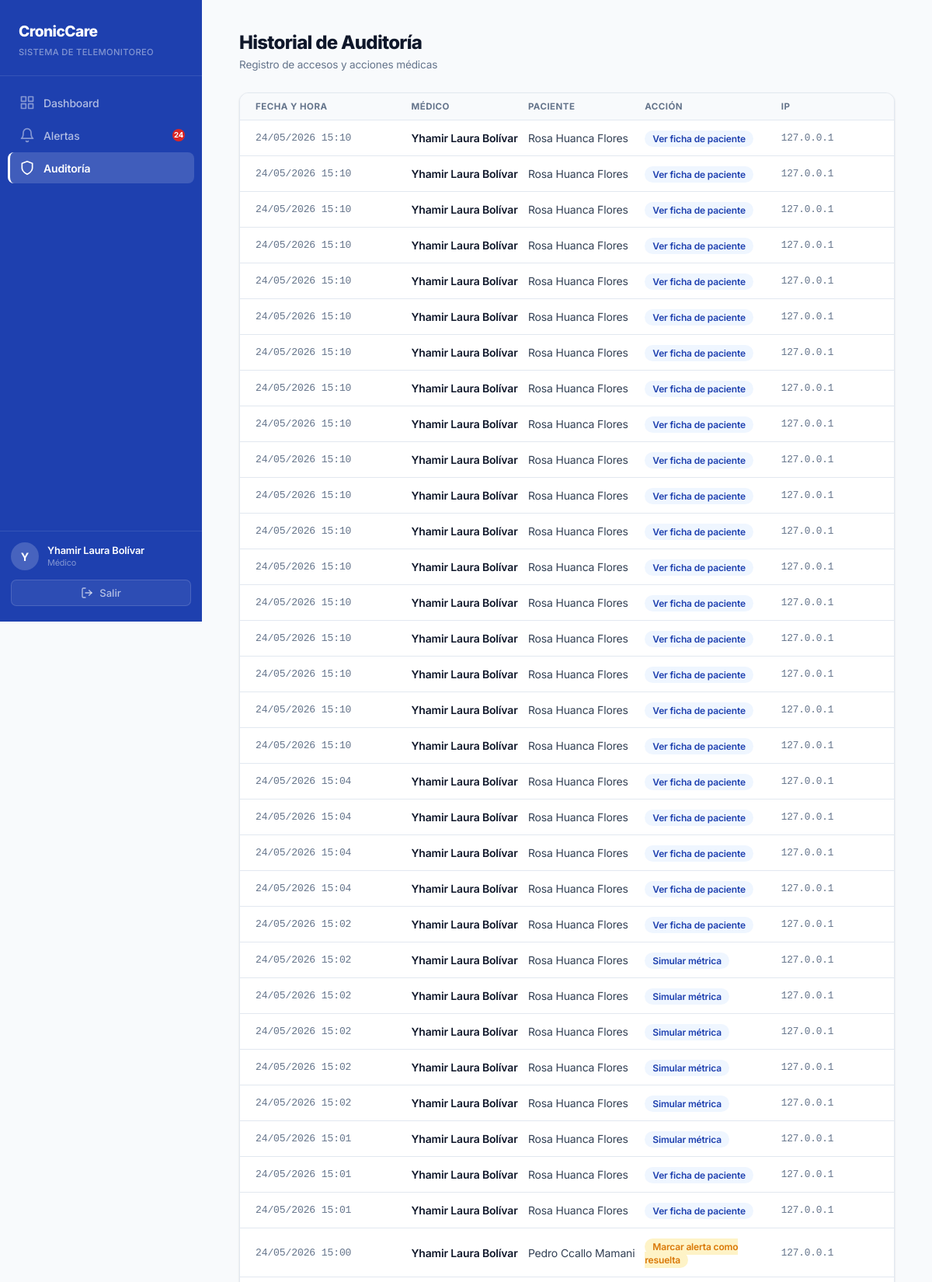
Screenshot of /auditoria/ (signed in, upper part) with the database file from the repository.
### core/models.py (models this page shows, shortened)
class LogAcceso(models.Model):
    ACCIONES = [
        ('ver_paciente',       'Ver ficha de paciente'),
        ('ver_metricas',       'Ver métricas'),
        ('agregar_nota',       'Agregar nota clínica'),
        ('agregar_plan',       'Agregar plan de cuidados'),
        ('eliminar_plan',      'Eliminar plan de cuidados'),
        ('marcar_alerta',      'Marcar alerta como resuelta'),
        ('generar_pdf',        'Generar reporte PDF'),
        ('registrar_paciente', 'Registrar paciente'),
        ('simular_metrica',    'Simular métrica'),
    ]
    medico = models.ForeignKey(
        User,
        on_delete=models.SET_NULL,
        null=True,
        related_name='logs'
    )
    paciente = models.ForeignKey(
        Paciente,
        on_delete=models.SET_NULL,
        null=True,
        blank=True,
        related_name='logs'
    )
    accion      = models.CharField(max_length=30, choices=ACCIONES)
    descripcion = models.TextField(blank=True)
    ip          = models.GenericIPAddressField(null=True, blank=True)
    fecha       = models.DateTimeField(auto_now_add=True)
    class Meta:
        ordering = ['-fecha']

class Paciente(models.Model):
    ENFERMEDADES = [
        ('diabetes_t2', 'Diabetes Tipo 2'),
        ('hipertension', 'Hipertensión Arterial'),
        ('asma', 'Asma'),
    ]
    user = models.OneToOneField(
        User, on_delete=models.SET_NULL,
        null=True, blank=True, related_name='paciente'
    )
    nombre = models.CharField(max_length=100)
    dni = models.CharField(max_length=8, unique=True)
    enfermedad = models.CharField(max_length=100, choices=ENFERMEDADES)
    fecha_registro = models.DateTimeField(auto_now_add=True)

### core/views.py (the view)
# urls.py: path('auditoria/', views.auditoria, name='auditoria'),
@login_required
@medico_required
def auditoria(request):
    logs = LogAcceso.objects.select_related('medico', 'paciente').all()[:100]
    return render(request, 'core/auditoria.html', {'logs': logs})

### core/context_processors.py (called while the page is built)
def alertas_pendientes(request):
    if not request.user.is_authenticated:
        return {
            'total_alertas_pendientes': 0,
            'alertas_recientes': [],
        }
    alertas = Alerta.objects.filter(
        resuelta=False,
        criticidad='critica',
    ).select_related('paciente', 'metrica').order_by('-fecha')
    alertas_data = []
    for alerta in alertas[:3]:
        alertas_data.append({
            'alerta': alerta,
            'valor_str': f"{float(alerta.metrica.valor):.1f}" if alerta.metrica else None,
        })
    return {
        'total_alertas_pendientes': alertas.count(),
        'alertas_recientes': alertas_data,
    }

### core/views.py (called while the page is built)
def es_medico(user):
    return user.groups.filter(name='Medico').exists() or user.is_superuser

### core/templates/core/auditoria.html (shortened to what this page needs)
{% extends 'core/base.html' %}
{% block content %}
<div class="container">
  <div style="margin-bottom: 28px;">
    <h1 style="font-weight: 800; font-size: 1.5rem; letter-spacing: -0.03em; color: var(--text);">
      Historial de Auditoría
    </h1>
    <p style="margin-top: 6px; font-size: 0.85rem; color: var(--muted);">
      Registro de accesos y acciones médicas
    </p>
  </div>
  <div class="card" style="padding: 0; overflow: hidden;">
    <div class="table-header" style="grid-template-columns: 1.6fr 1.2fr 1.2fr 1.4fr 1fr;">
      <div>Fecha y Hora</div>
      <div>Médico</div>
      <div>Paciente</div>
      <div>Acción</div>
      <div>IP</div>
    </div>
    {% for log in logs %}
    <div class="table-row" style="grid-template-columns: 1.6fr 1.2fr 1.2fr 1.4fr 1fr;">
      <div style="color: var(--muted); font-family: monospace; font-size: 0.82rem;">
        {{ log.fecha|date:"d/m/Y H:i" }}
      </div>
      <div style="font-weight: 600; font-size: 0.875rem;">
        {{ log.medico.get_full_name|default:log.medico.username }}
      </div>
      <div style="font-size: 0.875rem; color: var(--text2);">
        {% if log.paciente %}
          {{ log.paciente.nombre }}
        {% else %}
          <span style="color: var(--muted);">—</span>
        {% endif %}
      </div>
      <div>
        {% if log.accion == 'ver_paciente' %}
          <span class="badge-primary">{{ log.get_accion_display }}</span>
        {% elif log.accion == 'agregar_nota' %}
          <span class="badge-ok">{{ log.get_accion_display }}</span>
        {% elif log.accion == 'agregar_plan' %}
          <span class="badge-ok">{{ log.get_accion_display }}</span>
        {% elif log.accion == 'eliminar_plan' %}
          <span class="badge-warning">{{ log.get_accion_display }}</span>
        {% elif log.accion == 'marcar_alerta' %}
          <span class="badge-warning">{{ log.get_accion_display }}</span>
        {% elif log.accion == 'generar_pdf' %}
          <span class="badge-primary">{{ log.get_accion_display }}</span>
        {% elif log.accion == 'registrar_paciente' %}
          <span class="badge-ok">{{ log.get_accion_display }}</span>
        {% elif log.accion == 'simular_metrica' %}
          <span class="badge-primary">{{ log.get_accion_display }}</span>
        {% else %}
          <span class="badge-primary">{{ log.get_accion_display }}</span>
        {% endif %}
      </div>
      <div style="font-family: monospace; font-size: 0.8rem; color: var(--muted);">
        {{ log.ip|default:"—" }}
      </div>
    </div>
    {% empty %}
    <div style="padding: 60px 24px; text-align: center; color: var(--muted); font-size: 0.85rem;">
      No hay registros de auditoría todavía.
    </div>
    {% endfor %}
  </div>
</div>
{% endblock %}

### core/templates/core/base.html (shortened to what this page needs)
<!doctype html>
<html lang="es">
  <head>
  </head>
  <body>
    <aside class="sidebar" id="sidebar">
      <div class="sidebar-header">
        <span class="sidebar-logo">CronicCare</span>
        <span class="sidebar-subtitle">Sistema de Telemonitoreo</span>
      </div>
      <ul class="sidebar-nav">
        <li>
          <a
            href="{% url 'dashboard' %}"
            class="{% if request.resolver_match.url_name == 'dashboard' %}active{% endif %}"
          >
            <svg
              viewBox="0 0 24 24"
              fill="none"
              stroke="currentColor"
              stroke-width="2"
              stroke-linecap="round"
              stroke-linejoin="round"
            >
              <rect x="3" y="3" width="7" height="7" />
              <rect x="14" y="3" width="7" height="7" />
              <rect x="14" y="14" width="7" height="7" />
              <rect x="3" y="14" width="7" height="7" />
            </svg>
            Dashboard
          </a>
        </li>
        <li>
          <a
            href="{% url 'alertas' %}"
            class="{% if request.resolver_match.url_name == 'alertas' %}active{% endif %}"
          >
            <svg
              viewBox="0 0 24 24"
              fill="none"
              stroke="currentColor"
              stroke-width="2"
              stroke-linecap="round"
              stroke-linejoin="round"
            >
              <path d="M18 8A6 6 0 0 0 6 8c0 7-3 9-3 9h18s-3-2-3-9" />
              <path d="M13.73 21a2 2 0 0 1-3.46 0" />
            </svg>
            Alertas
            {% if total_alertas_pendientes > 0 %}
            <span class="nav-badge">{{ total_alertas_pendientes }}</span>
            {% endif %}
          </a>
        </li>
        {% if request.user.is_superuser or request.user.groups.all %}
        <li>
          <a
            href="{% url 'auditoria' %}"
            class="{% if request.resolver_match.url_name == 'auditoria' %}active{% endif %}"
          >
            <svg
              viewBox="0 0 24 24"
              fill="none"
              stroke="currentColor"
              stroke-width="2"
              stroke-linecap="round"
              stroke-linejoin="round"
            >
              <path d="M12 22s8-4 8-10V5l-8-3-8 3v7c0 6 8 10 8 10z" />
            </svg>
            Auditoría
          </a>
        </li>
        {% endif %}
      </ul>
      <div class="sidebar-footer">
        <div class="sidebar-user">
          <div class="user-avatar">
            {{ request.user.get_full_name|default:request.user.username|slice:":1" }}
          </div>
          <div class="user-info">
            <div class="user-name">
              <a href="{% url 'perfil_medico' %}" style="text-decoration: none; color: inherit;">
                {{ request.user.get_full_name|default:request.user.username }}
              </a>
            </div>
            <div class="user-role">
              {% if request.user.is_superuser %}Admin{% else %}Médico{% endif %}
            </div>
          </div>
        </div>
        <form method="POST" action="{% url 'logout' %}" style="margin: 0">
          <button type="submit" class="btn-logout">
            <svg
              width="16"
              height="16"
              viewBox="0 0 24 24"
              fill="none"
              stroke="currentColor"
              stroke-width="2"
              stroke-linecap="round"
              stroke-linejoin="round"
            >
              <path d="M9 21H5a2 2 0 0 1-2-2V5a2 2 0 0 1 2-2h4" />
              <polyline points="16 17 21 12 16 7" />
              <line x1="21" y1="12" x2="9" y2="12" />
            </svg>
            Salir
          </button>
        </form>
      </div>
    </aside>
    <main class="main-content">{% block content %}{% endblock %}</main>
  </body>
</html>

### core/templates/core/base.html (style rules this page uses)
:root { --bg: #f8fafc; --surface: #ffffff; --primary: #1e40af; --primary2: #1d4ed8; --primary-light: #eff6ff; --text: #0f172a; --text2: #334155; --muted: #64748b; --border: #e2e8f0; --ok: #16a34a; --ok-light: #dcfce7; --alert: #dc2626; --alert-light: #fee2e2; --warning: #d97706; --warning-light: #fef3c7; --shadow: 0 1px 3px rgba(0, 0, 0, 0.08), 0 1px 2px rgba(0, 0, 0, 0.06); --shadow-md: 0 4px 6px rgba(0, 0, 0, 0.07), 0 2px 4px rgba(0, 0, 0, 0.06); --sidebar-w: 260px; }
* { box-sizing: border-box; margin: 0; padding: 0; }
body { font-family: "Inter", sans-serif; background: var(--bg); color: var(--text); letter-spacing: -0.01em; display: grid; grid-template-columns: var(--sidebar-w) 1fr; min-height: 100vh; }
.sidebar { position: fixed; top: 0; left: 0; width: var(--sidebar-w); height: 100vh; background: var(--primary); display: flex; flex-direction: column; z-index: 100; overflow-y: auto; }
.sidebar-header { padding: 28px 24px 22px; border-bottom: 1px solid rgba(255, 255, 255, 0.1); flex-shrink: 0; }
.sidebar-logo { font-size: 1.2rem; font-weight: 800; color: #ffffff; letter-spacing: -0.03em; text-decoration: none; display: block; margin-bottom: 3px; }
.sidebar-subtitle { font-size: 0.7rem; color: rgba(255, 255, 255, 0.45); font-weight: 500; letter-spacing: 0.03em; text-transform: uppercase; }
.sidebar-nav { flex: 1; padding: 14px 10px; list-style: none; display: flex; flex-direction: column; gap: 2px; }
.sidebar-nav a { display: flex; align-items: center; gap: 11px; padding: 10px 12px; border-radius: 8px; font-size: 0.875rem; font-weight: 500; color: rgba(255, 255, 255, 0.65); text-decoration: none; transition: background 0.15s, color 0.15s; border-left: 3px solid transparent; }
.sidebar-nav a.active { background: rgba(255, 255, 255, 0.15); color: #ffffff; border-left-color: #ffffff; font-weight: 600; }
.sidebar-nav a.active svg { opacity: 1; }
.sidebar-nav svg { flex-shrink: 0; opacity: 0.7; width: 20px; height: 20px; }
.nav-badge { display: inline-flex; align-items: center; justify-content: center; background: var(--alert); color: white; font-size: 0.6rem; font-weight: 700; width: 16px; height: 16px; border-radius: 50%; margin-left: auto; line-height: 1; flex-shrink: 0; }
.sidebar-footer { padding: 14px 14px 20px; border-top: 1px solid rgba(255, 255, 255, 0.1); flex-shrink: 0; }
.sidebar-user { display: flex; align-items: center; gap: 11px; margin-bottom: 12px; }
.user-avatar { width: 36px; height: 36px; border-radius: 50%; background: rgba(255, 255, 255, 0.18); display: flex; align-items: center; justify-content: center; font-size: 0.9rem; font-weight: 700; color: #ffffff; flex-shrink: 0; text-transform: uppercase; }
.user-info { overflow: hidden; }
.user-name { font-size: 0.8rem; font-weight: 600; color: #ffffff; white-space: nowrap; overflow: hidden; text-overflow: ellipsis; }
.user-role { font-size: 0.68rem; color: rgba(255, 255, 255, 0.45); margin-top: 1px; }
.btn-logout { display: flex; align-items: center; justify-content: center; gap: 8px; width: 100%; padding: 8px 12px; background: rgba(255, 255, 255, 0.07); border: 1px solid rgba(255, 255, 255, 0.14); border-radius: 7px; color: rgba(255, 255, 255, 0.65); font-family: "Inter", sans-serif; font-size: 0.82rem; font-weight: 500; cursor: pointer; transition: background 0.15s, color 0.15s; }
.main-content { grid-column: 2; min-height: 100vh; background: var(--bg); }
.container { padding: 40px 48px; max-width: 1400px; margin: 0 auto; }
.card { background: var(--surface); border-radius: 12px; border: 1px solid var(--border); padding: 24px; box-shadow: var(--shadow); }
.badge-warning { background: var(--warning-light); color: var(--warning); padding: 3px 10px; border-radius: 20px; font-size: 0.75rem; font-weight: 600; }
.badge-primary { background: var(--primary-light); color: var(--primary); padding: 3px 10px; border-radius: 20px; font-size: 0.75rem; font-weight: 600; }
.table-header { display: grid; padding: 10px 20px; font-size: 0.72rem; font-weight: 700; color: var(--muted); text-transform: uppercase; letter-spacing: 0.04em; background: var(--bg); border-bottom: 1px solid var(--border); }
.table-row { display: grid; padding: 14px 20px; align-items: center; border-bottom: 1px solid var(--border); transition: background 0.15s; font-size: 0.875rem; }

### rows the page displays
LogAcceso: fecha "24/05/2026 15:10", medico.get_full_name "Yhamir Laura Bolívar", paciente.nombre "Rosa Huanca Flores", accion "Ver ficha de paciente", ip "127.0.0.1"
LogAcceso: fecha "24/05/2026 15:10", medico.get_full_name "Yhamir Laura Bolívar", paciente.nombre "Rosa Huanca Flores", accion "Ver ficha de paciente", ip "127.0.0.1"
LogAcceso: fecha "24/05/2026 15:10", medico.get_full_name "Yhamir Laura Bolívar", paciente.nombre "Rosa Huanca Flores", accion "Ver ficha de paciente", ip "127.0.0.1"
LogAcceso: fecha "24/05/2026 15:10", medico.get_full_name "Yhamir Laura Bolívar", paciente.nombre "Rosa Huanca Flores", accion "Ver ficha de paciente", ip "127.0.0.1"
LogAcceso: fecha "24/05/2026 15:10", medico.get_full_name "Yhamir Laura Bolívar", paciente.nombre "Rosa Huanca Flores", accion "Ver ficha de paciente", ip "127.0.0.1"
LogAcceso: fecha "24/05/2026 15:10", medico.get_full_name "Yhamir Laura Bolívar", paciente.nombre "Rosa Huanca Flores", accion "Ver ficha de paciente", ip "127.0.0.1"
LogAcceso: fecha "24/05/2026 15:10", medico.get_full_name "Yhamir Laura Bolívar", paciente.nombre "Rosa Huanca Flores", accion "Ver ficha de paciente", ip "127.0.0.1"
LogAcceso: fecha "24/05/2026 15:10", medico.get_full_name "Yhamir Laura Bolívar", paciente.nombre "Rosa Huanca Flores", accion "Ver ficha de paciente", ip "127.0.0.1"
LogAcceso: fecha "24/05/2026 15:10", medico.get_full_name "Yhamir Laura Bolívar", paciente.nombre "Rosa Huanca Flores", accion "Ver ficha de paciente", ip "127.0.0.1"
LogAcceso: fecha "24/05/2026 15:10", medico.get_full_name "Yhamir Laura Bolívar", paciente.nombre "Rosa Huanca Flores", accion "Ver ficha de paciente", ip "127.0.0.1"
LogAcceso: fecha "24/05/2026 15:10", medico.get_full_name "Yhamir Laura Bolívar", paciente.nombre "Rosa Huanca Flores", accion "Ver ficha de paciente", ip "127.0.0.1"
LogAcceso: fecha "24/05/2026 15:10", medico.get_full_name "Yhamir Laura Bolívar", paciente.nombre "Rosa Huanca Flores", accion "Ver ficha de paciente", ip "127.0.0.1"
LogAcceso: fecha "24/05/2026 15:10", medico.get_full_name "Yhamir Laura Bolívar", paciente.nombre "Rosa Huanca Flores", accion "Ver ficha de paciente", ip "127.0.0.1"
LogAcceso: fecha "24/05/2026 15:10", medico.get_full_name "Yhamir Laura Bolívar", paciente.nombre "Rosa Huanca Flores", accion "Ver ficha de paciente", ip "127.0.0.1"
LogAcceso: fecha "24/05/2026 15:10", medico.get_full_name "Yhamir Laura Bolívar", paciente.nombre "Rosa Huanca Flores", accion "Ver ficha de paciente", ip "127.0.0.1"
LogAcceso: fecha "24/05/2026 15:10", medico.get_full_name "Yhamir Laura Bolívar", paciente.nombre "Rosa Huanca Flores", accion "Ver ficha de paciente", ip "127.0.0.1"
LogAcceso: fecha "24/05/2026 15:10", medico.get_full_name "Yhamir Laura Bolívar", paciente.nombre "Rosa Huanca Flores", accion "Ver ficha de paciente", ip "127.0.0.1"
LogAcceso: fecha "24/05/2026 15:10", medico.get_full_name "Yhamir Laura Bolívar", paciente.nombre "Rosa Huanca Flores", accion "Ver ficha de paciente", ip "127.0.0.1"
LogAcceso: fecha "24/05/2026 15:04", medico.get_full_name "Yhamir Laura Bolívar", paciente.nombre "Rosa Huanca Flores", accion "Ver ficha de paciente", ip "127.0.0.1"
LogAcceso: fecha "24/05/2026 15:04", medico.get_full_name "Yhamir Laura Bolívar", paciente.nombre "Rosa Huanca Flores", accion "Ver ficha de paciente", ip "127.0.0.1"
LogAcceso: fecha "24/05/2026 15:04", medico.get_full_name "Yhamir Laura Bolívar", paciente.nombre "Rosa Huanca Flores", accion "Ver ficha de paciente", ip "127.0.0.1"
LogAcceso: fecha "24/05/2026 15:04", medico.get_full_name "Yhamir Laura Bolívar", paciente.nombre "Rosa Huanca Flores", accion "Ver ficha de paciente", ip "127.0.0.1"
LogAcceso: fecha "24/05/2026 15:02", medico.get_full_name "Yhamir Laura Bolívar", paciente.nombre "Rosa Huanca Flores", accion "Ver ficha de paciente", ip "127.0.0.1"
LogAcceso: fecha "24/05/2026 15:02", medico.get_full_name "Yhamir Laura Bolívar", paciente.nombre "Rosa Huanca Flores", accion "Simular métrica", ip "127.0.0.1"
LogAcceso: fecha "24/05/2026 15:02", medico.get_full_name "Yhamir Laura Bolívar", paciente.nombre "Rosa Huanca Flores", accion "Simular métrica", ip "127.0.0.1"
LogAcceso: fecha "24/05/2026 15:02", medico.get_full_name "Yhamir Laura Bolívar", paciente.nombre "Rosa Huanca Flores", accion "Simular métrica", ip "127.0.0.1"
LogAcceso: fecha "24/05/2026 15:02", medico.get_full_name "Yhamir Laura Bolívar", paciente.nombre "Rosa Huanca Flores", accion "Simular métrica", ip "127.0.0.1"
LogAcceso: fecha "24/05/2026 15:02", medico.get_full_name "Yhamir Laura Bolívar", paciente.nombre "Rosa Huanca Flores", accion "Simular métrica", ip "127.0.0.1"
LogAcceso: fecha "24/05/2026 15:01", medico.get_full_name "Yhamir Laura Bolívar", paciente.nombre "Rosa Huanca Flores", accion "Simular métrica", ip "127.0.0.1"
LogAcceso: fecha "24/05/2026 15:01", medico.get_full_name "Yhamir Laura Bolívar", paciente.nombre "Rosa Huanca Flores", accion "Ver ficha de paciente", ip "127.0.0.1"
LogAcceso: fecha "24/05/2026 15:01", medico.get_full_name "Yhamir Laura Bolívar", paciente.nombre "Rosa Huanca Flores", accion "Ver ficha de paciente", ip "127.0.0.1"
LogAcceso: fecha "24/05/2026 15:00", medico.get_full_name "Yhamir Laura Bolívar", paciente.nombre "Pedro Ccallo Mamani", accion "Marcar alerta como resuelta", ip "127.0.0.1"

### other values shown
{{ total_alertas_pendientes }} "24"
{{ request.user.get_full_name|default:request.user.username|slice:":1" }} "Y"
{{ request.user.get_full_name|default:request.user.username }} "Yhamir Laura Bolívar"
